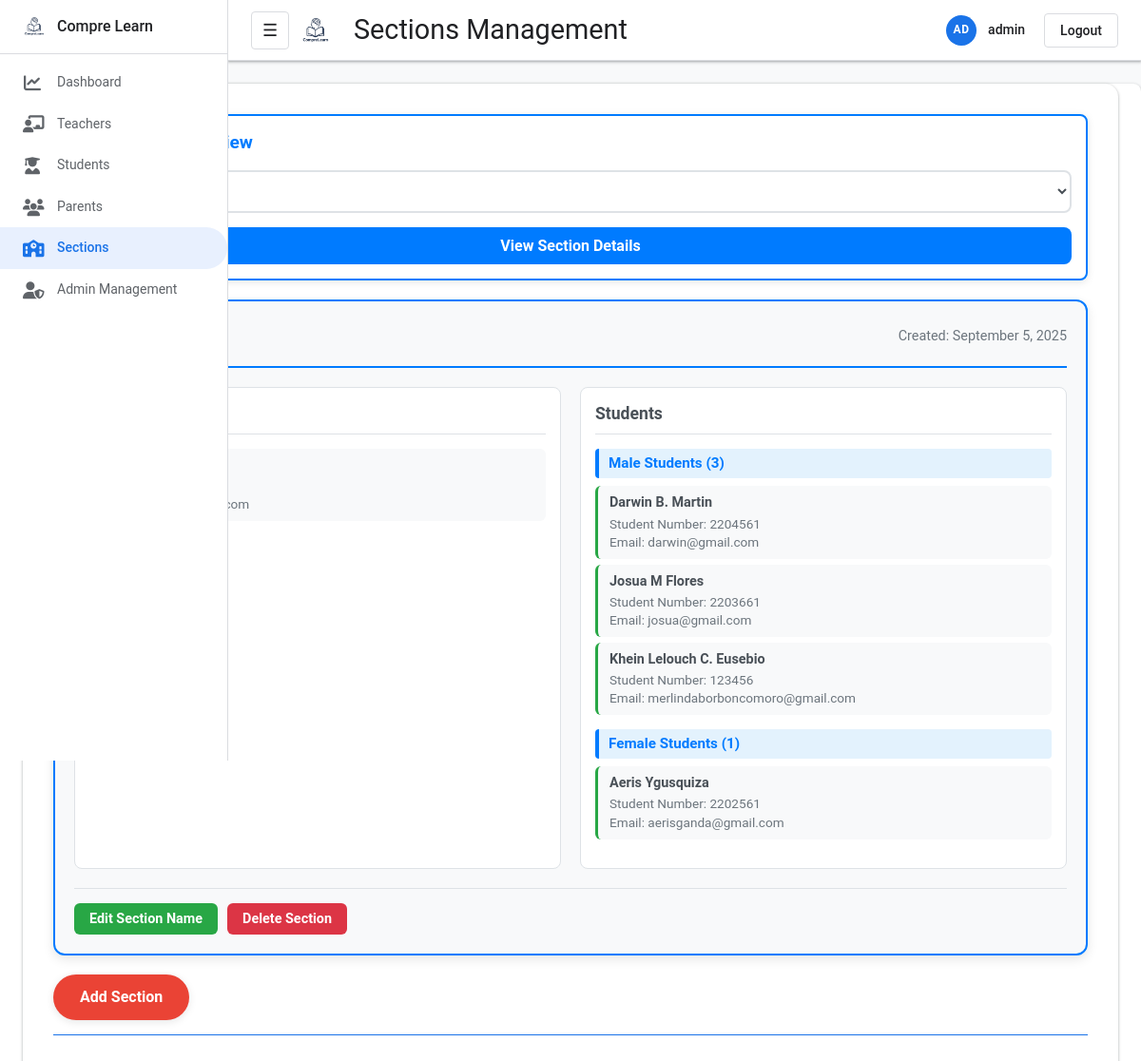
The page /Admin/admin_sections.php (signed in) on the database as committed earlier.
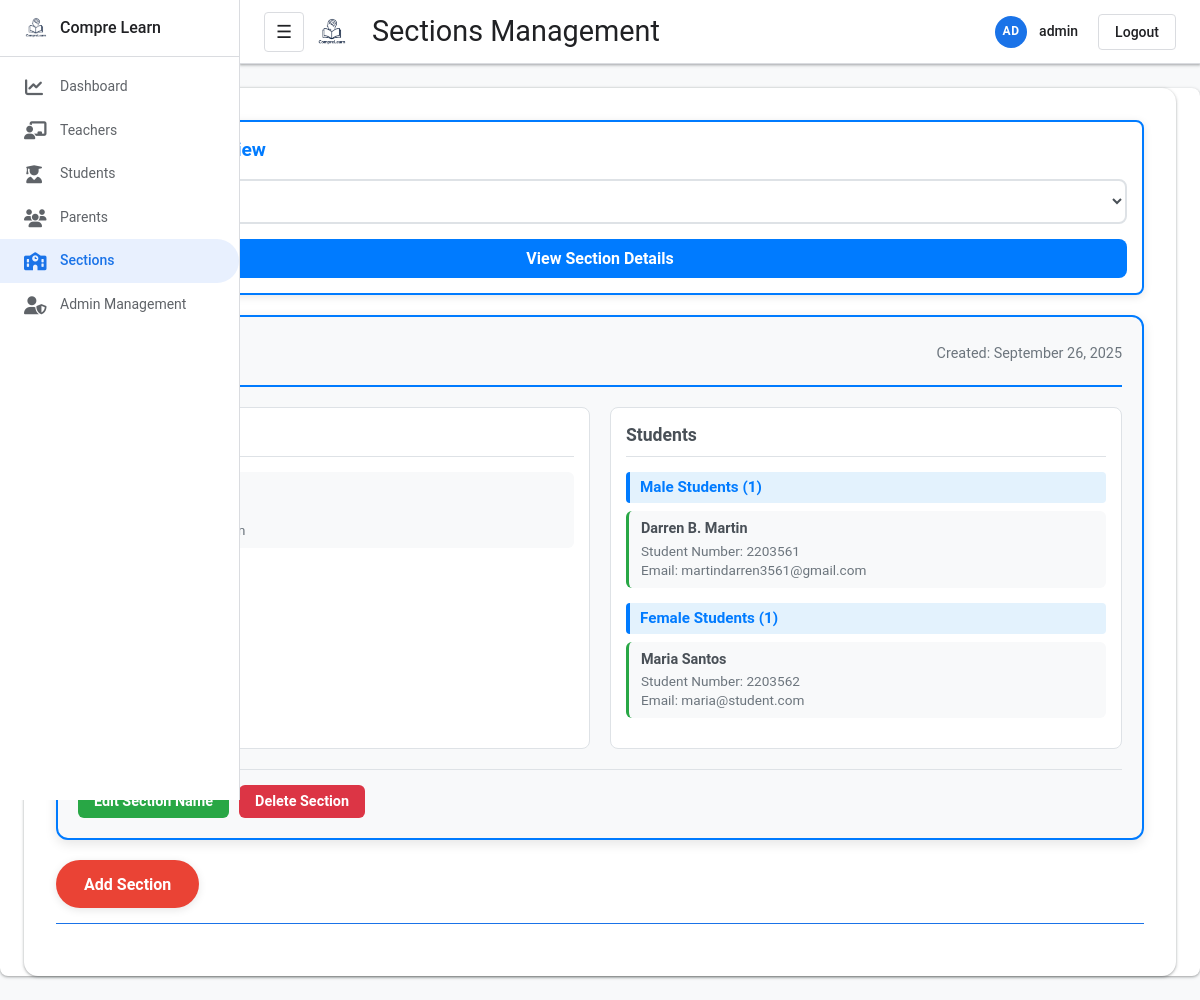
The same page on the database as committed later.
### tables this page shows
CREATE TABLE `sections` (
  `id` int(11) NOT NULL,
  `name` varchar(100) NOT NULL,
  `description` text DEFAULT NULL,
  `created_at` timestamp NOT NULL DEFAULT current_timestamp()
);

CREATE TABLE `students` (
  `id` int(11) NOT NULL,
  `student_id` varchar(50) DEFAULT NULL,
  `name` varchar(100) NOT NULL,
  `student_number` varchar(50) NOT NULL,
  `email` varchar(100) NOT NULL,
  `gender` enum('male','female') DEFAULT NULL,
  `password` varchar(255) NOT NULL,
  `section_id` int(11) DEFAULT NULL,
  `created_at` timestamp NOT NULL DEFAULT current_timestamp(),
  `updated_at` timestamp NOT NULL DEFAULT current_timestamp() ON UPDATE current_timestamp()
);

### Admin/includes/admin_init.php (called while the page is built, shortened)
<?php
$adminName = $_SESSION['admin_name'] ?? 'Admin';
function h($v) {
    return htmlspecialchars((string)$v, ENT_QUOTES, 'UTF-8');
}
$current_page = basename($_SERVER['PHP_SELF'], '.php');
?>

### Admin/admin_sections.php (the view, shortened to what this page needs)
<?php
require_once __DIR__ . '/includes/admin_init.php';
$page_title = 'Sections Management';
$sql_sections = "
    SELECT
        s.*,
        COUNT(DISTINCT st.id) as student_count,
        GROUP_CONCAT(DISTINCT t.name ORDER BY t.name SEPARATOR ', ') as teachers
    FROM sections s
    LEFT JOIN students st ON s.id = st.section_id
    LEFT JOIN teacher_sections ts ON s.id = ts.section_id
    LEFT JOIN teachers t ON ts.teacher_id = t.id
    GROUP BY s.id, s.name, s.created_at
    ORDER BY s.created_at ASC, s.name
";
$stmt_sections = $conn->prepare($sql_sections);
$stmt_sections->execute();
$sections = $stmt_sections->get_result();
$all_sections = [];
$sections->data_seek(0);
while ($section = $sections->fetch_assoc()) {
    $all_sections[] = $section;
}
$selected_section_id = $_GET['selected_section'] ?? '';
$selected_section = null;
$selected_section_students = [];
$selected_section_teachers = [];
if (!empty($selected_section_id) && validateInput($selected_section_id, 'int')) {
    foreach ($all_sections as $section) {
        if ($section['id'] == $selected_section_id) {
            $selected_section = $section;
            break;
        }
    }
} elseif (!empty($all_sections)) {
    $selected_section = $all_sections[0];
}
if ($selected_section) {
    $stmt_students = $conn->prepare("
        SELECT name, student_number, email, gender
        FROM students
        WHERE section_id = ?
        ORDER BY gender, name
    ");
    $stmt_students->bind_param("i", $selected_section['id']);
    $stmt_students->execute();
    $students_result = $stmt_students->get_result();
    while ($student = $students_result->fetch_assoc()) {
        $selected_section_students[] = $student;
    }
    $stmt_teachers = $conn->prepare("
        SELECT t.name, t.username, t.email
        FROM teachers t
        INNER JOIN teacher_sections ts ON t.id = ts.teacher_id
        WHERE ts.section_id = ?
        ORDER BY t.name
    ");
    $stmt_teachers->bind_param("i", $selected_section['id']);
    $stmt_teachers->execute();
    $teachers_result = $stmt_teachers->get_result();
    while ($teacher = $teachers_result->fetch_assoc()) {
        $selected_section_teachers[] = $teacher;
    }
}
?>
<div class="management-area">
    <div class="section-selector">
        <div class="section-selector-header">
            <h3 class="section-selector-title">Select Section to View</h3>
        </div>
        <div class="section-dropdown-container">
            <select id="section-dropdown" class="section-dropdown">
                <?php foreach ($all_sections as $section): ?>
                    <option value="<?php echo $section['id']; ?>"
                            <?php echo ($selected_section && $selected_section['id'] == $section['id']) ? 'selected' : ''; ?>>
                        <?php echo h($section['name']); ?> (<?php echo $section['student_count']; ?> students)
                    </option>
                <?php endforeach; ?>
            </select>
            <button id="view-section-btn" class="view-section-btn"
                    <?php echo !$selected_section ? 'disabled' : ''; ?>>
                View Section Details
            </button>
        </div>
    </div>
    <?php if ($selected_section): ?>
    <div class="default-section-display">
        <div class="default-section-header">
            <h2 class="default-section-title"><?php echo h($selected_section['name']); ?> Section</h2>
            <div class="default-section-info">
                Created: <?php echo date('F j, Y', strtotime($selected_section['created_at'])); ?>
            </div>
        </div>
        <div class="section-details-grid">
            <div class="teachers-section">
                <h3 class="section-subtitle">Teachers</h3>
                <?php if (!empty($selected_section_teachers)): ?>
                    <?php foreach ($selected_section_teachers as $teacher): ?>
                        <div class="teacher-item">
                            <div class="teacher-name"><?php echo h($teacher['name']); ?></div>
                            <div class="teacher-details">
                                Username: <?php echo h($teacher['username']); ?><br>
                            </div>
                        </div>
                    <?php endforeach; ?>
                <?php else: ?>
                    <div class="no-data">No teacher assigned to this section</div>
                <?php endif; ?>
            </div>
            <div class="students-section">
                <h3 class="section-subtitle">Students</h3>
                <?php if (!empty($selected_section_students)): ?>
                    <?php
                    $male_students = array_filter($selected_section_students, function($student) {
                        return strtolower($student['gender']) === 'male';
                    });
                    $female_students = array_filter($selected_section_students, function($student) {
                        return strtolower($student['gender']) === 'female';
                    });
                    ?>
                    <?php if (!empty($male_students)): ?>
                        <div class="gender-group">
                            <div class="gender-header">Male Students (<?php echo count($male_students); ?>)</div>
                            <?php foreach ($male_students as $student): ?>
                                <div class="student-item">
                                    <div class="student-name"><?php echo h($student['name']); ?></div>
                                    <div class="student-details">
                                        Student Number: <?php echo h($student['student_number']); ?><br>
                                        Email: <?php echo h($student['email']); ?>
                                    </div>
                                </div>
                            <?php endforeach; ?>
                        </div>
                    <?php endif; ?>
                    <?php if (!empty($female_students)): ?>
                        <div class="gender-group">
                            <div class="gender-header">Female Students (<?php echo count($female_students); ?>)</div>
                            <?php foreach ($female_students as $student): ?>
                                <div class="student-item">
                                    <div class="student-name"><?php echo h($student['name']); ?></div>
                                    <div class="student-details">
                                        Student Number: <?php echo h($student['student_number']); ?><br>
                                        Email: <?php echo h($student['email']); ?>
                                    </div>
                                </div>
                            <?php endforeach; ?>
                        </div>
                    <?php endif; ?>
                <?php else: ?>
                    <div class="no-data">No students registered in this section</div>
                <?php endif; ?>
            </div>
        </div>
        <div class="section-actions">
            <button class="edit-btn" onclick="editSection(<?php echo $selected_section['id']; ?>, '<?php echo h($selected_section['name']); ?>')">
                Edit Section Name
            </button>
            <button class="delete-section-btn" onclick="deleteSectionFromDetails(<?php echo $selected_section['id']; ?>, '<?php echo h($selected_section['name']); ?>')">
                Delete Section
            </button>
        </div>
    </div>
    <?php endif; ?>
    <div class="section-header">
        <button id="toggle-form-btn" class="add-btn">Add Section</button>
    </div>
</div>
<?php
$content = ob_get_clean();
require_once __DIR__ . '/includes/admin_layout.php';
?>

### Admin/includes/admin_layout.php (shortened to what this page needs)
<?php
function generateInitials($name) {
    $words = array_filter(explode(' ', trim($name)));
    if (count($words) >= 2) {
        return strtoupper(substr($words[0], 0, 1) . substr(end($words), 0, 1));
    } elseif (count($words) == 1) {
        $word = $words[0];
        if (strlen($word) >= 2) {
            return strtoupper(substr($word, 0, 2));
        } else {
            return strtoupper($word . 'A');
        }
    } else {
        return 'AD';
    }
}
?>
<!DOCTYPE html>
<html lang="en">
<head>
    <link rel="stylesheet" href="https://cdnjs.cloudflare.com/ajax/libs/font-awesome/6.4.0/css/all.min.css" />
</head>
<body>
    <nav class="sidebar" id="sidebar">
        <div class="sidebar-logo">
            <img src="../assets/images/comprelogo.png" alt="Compre Learn Logo">
            <span>Compre Learn</span>
        </div>
        <ul class="sidebar-menu">
            <li><a href="admin_dashboard.php" title="Dashboard" <?php echo $current_page === 'admin_dashboard' ? 'class="active"' : ''; ?>><i class="fas fa-chart-line"></i>Dashboard</a></li>
            <li><a href="admin_teachers.php" title="Teachers" <?php echo $current_page === 'admin_teachers' ? 'class="active"' : ''; ?>><i class="fas fa-chalkboard-teacher"></i>Teachers</a></li>
            <li><a href="admin_students.php" title="Students" <?php echo $current_page === 'admin_students' ? 'class="active"' : ''; ?>><i class="fas fa-user-graduate"></i>Students</a></li>
            <li><a href="admin_parents.php" title="Parents" <?php echo $current_page === 'admin_parents' ? 'class="active"' : ''; ?>><i class="fas fa-users"></i>Parents</a></li>
            <li><a href="admin_sections.php" title="Sections" <?php echo $current_page === 'admin_sections' ? 'class="active"' : ''; ?>><i class="fas fa-school"></i>Sections</a></li>
            <li><a href="admin_admins.php" title="Admin Management" <?php echo $current_page === 'admin_admins' ? 'class="active"' : ''; ?>><i class="fas fa-user-shield"></i>Admin Management</a></li>
        </ul>
    </nav>
    <header class="dashboard-header" id="dashboard-header">
        <div class="logo-container">
            <button id="sidebar-toggle" class="sidebar-toggle-btn" aria-label="Toggle Sidebar">&#9776;</button>
            <img src="../assets/images/comprelogo.png" alt="Logo" class="logo-image">
            <h1><?php echo isset($page_title) ? $page_title : 'Admin Panel'; ?></h1>
        </div>
        <div class="admin-profile">
            <div class="profile-icon"><?php echo generateInitials($adminName); ?></div>
            <span class="admin-name"><?php echo h($adminName); ?></span>
            <button class="logout-btn" onclick="logout()">Logout</button>
        </div>
    </header>
    <div class="container">
        <?php echo $content; ?>
    </div>
</body>
</html>

### Admin/includes/admin_layout.php (style rules this page uses)
:root { --gmail-bg: #f8f9fa; --gmail-white: #ffffff; --gmail-surface: #ffffff; --gmail-primary: #1a73e8; --gmail-primary-hover: #1557b0; --gmail-secondary: #ea4335; --gmail-text: #202124; --gmail-text-secondary: #5f6368; --gmail-border: #dadce0; --gmail-hover: #f1f3f4; --gmail-shadow: 0 1px 2px 0 rgba(60,64,67,0.3), 0 1px 3px 1px rgba(60,64,67,0.15); --gmail-shadow-hover: 0 1px 3px 0 rgba(60,64,67,0.3), 0 4px 8px 3px rgba(60,64,67,0.15); --light-bg: #f8f9fa; --light-bg-secondary: #ffffff; --light-surface: #ffffff; --primary-accent: #1a73e8; --secondary-accent: #ea4335; --light-text: #202124; --grey-text: #5f6368; --card-shadow: 0 1px 2px 0 rgba(60,64,67,0.3), 0 1px 3px 1px rgba(60,64,67,0.15); }
* { margin: 0; padding: 0; box-sizing: border-box; font-family: 'Google Sans', 'Roboto', 'Segoe UI', Tahoma, Geneva, Verdana, sans-serif; }
body { background: var(--gmail-bg); color: var(--gmail-text); min-height: 100vh; overflow-x: hidden; font-size: 14px; line-height: 1.4; }
.dashboard-header { background: var(--gmail-white); border-bottom: 1px solid var(--gmail-border); color: var(--gmail-text); padding: 8px 16px; display: flex; justify-content: space-between; align-items: center; position: sticky; top: 0; z-index: 1001; gap: 16px; box-shadow: var(--gmail-shadow); transition: margin-left .3s cubic-bezier(.4,0,.2,1); margin-left: 240px; height: 64px; min-height: 64px; }
.logo-container { display: flex; align-items: center; gap: 12px; }
.logo-image { height: 32px; margin-right: 12px; max-width: 100%; }
.dashboard-header h1 { font-size: 22px; color: var(--gmail-text); font-weight: 400; font-family: 'Google Sans', 'Roboto', sans-serif; }
.admin-profile { display: flex; align-items: center; gap: 12px; }
.profile-icon { width: 32px; height: 32px; background: #1a73e8; color: #fff; border-radius: 50%; display: flex; align-items: center; justify-content: center; font-size: 12px; font-weight: 600; font-family: 'Google Sans', 'Roboto', sans-serif; letter-spacing: 0.5px; }
.admin-name { font-weight: 500; color: var(--gmail-text); font-size: 14px; margin-right: 8px; }
.logout-btn { background: var(--gmail-white); color: var(--gmail-text); border: 1px solid var(--gmail-border); padding: 8px 16px; border-radius: 4px; cursor: pointer; transition: all .2s ease; font-weight: 500; font-size: 14px; height: 36px; display: flex; align-items: center; }
.container { max-width: 1600px; margin: 24px auto; padding: 0 24px; transition: margin-left .3s cubic-bezier(.4,0,.2,1); margin-left: 240px; background: var(--gmail-white); color: var(--gmail-text); border-radius: 8px; box-shadow: var(--gmail-shadow); }
.sidebar { position: fixed; top: 0; left: 0; width: 240px; height: 100vh; background: var(--gmail-white); color: var(--gmail-text); border-right: 1px solid var(--gmail-border); z-index: 1100; display: flex; flex-direction: column; padding: 0; transition: transform .3s cubic-bezier(.4,0,.2,1); }
.sidebar-logo { display: flex; align-items: center; padding: 16px 24px; border-bottom: 1px solid var(--gmail-border); background: var(--gmail-white); }
.sidebar-logo img { height: 24px; margin-right: 12px; }
.sidebar-logo span { font-size: 16px; font-weight: 500; color: var(--gmail-text); font-family: 'Google Sans', 'Roboto', sans-serif; }
.sidebar-menu { list-style: none; width: 100%; padding: 8px 0; margin: 0; display: flex; flex-direction: column; }
.sidebar-menu a { width: 100%; background: none; border: none; color: var(--gmail-text-secondary); font-size: 14px; padding: 12px 24px; cursor: pointer; transition: all .2s ease; display: flex; align-items: center; text-decoration: none; position: relative; border-radius: 0 25px 25px 0; margin-right: 8px; }
.sidebar-menu a.active { background: #e8f0fe; color: var(--gmail-primary); font-weight: 500; }
.sidebar-menu a i { margin-right: 16px; font-size: 18px; width: 20px; text-align: center; }
.sidebar-toggle-btn { background: var(--gmail-white); color: var(--gmail-text); border: 1px solid var(--gmail-border); padding: 8px 12px; border-radius: 4px; cursor: pointer; font-size: 18px; transition: all .2s ease; height: 40px; width: 40px; display: flex; align-items: center; justify-content: center; }
@media (max-width: 1200px) { .container { margin: 1.5rem auto; padding: 0 1.5rem; } }
@media (max-width: 1200px) { .dashboard-header { padding: 1rem 1.5rem; } }
@media (max-width: 1200px) { .dashboard-header h1 { font-size: 1.8rem; } }

Rows that differ between the two databases and show on the page:
removed students: name "Darwin B. Martin", student_number "2204561", email "darwin@gmail.com", shown under "Students"
no longer on this page (row edited): students: name "Josua M Flores", student_number "2203661", email "josua@gmail.com", shown under "Students"
removed students: name "Khein Lelouch C. Eusebio", student_number "123456", email "merlindaborboncomoro@gmail.com", shown under "Students"
removed students: name "Aeris Ygusquiza", student_number "2202561", email "aerisganda@gmail.com"
changed sections: created_at "September 5, 2025" → "September 26, 2025"
added students: name "Darren B. Martin", student_number "2203561", email "martindarren3561@gmail.com", shown under "Students"
added students: name "Maria Santos", student_number "2203562", email "maria@student.com"
Other text that changed with them:
form field value: "Rizal (4 students)" → "Rizal (2 students)"
count($male_students): "3" → "1"
